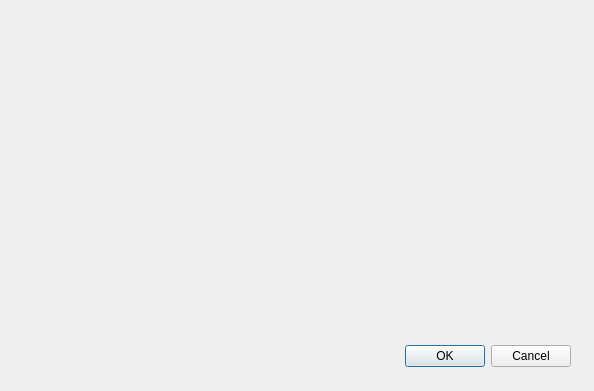
<?xml version="1.0" encoding="UTF-8"?>
<ui version="4.0">
 <class>FunctionOptionsDialogBase</class>
 <widget class="QDialog" name="FunctionOptionsDialogBase">
  <property name="geometry">
   <rect>
    <x>0</x>
    <y>0</y>
    <width>594</width>
    <height>391</height>
   </rect>
  </property>
  <property name="windowTitle">
   <string>Dialog</string>
  </property>
  <widget class="QDialogButtonBox" name="buttonBox">
   <property name="geometry">
    <rect>
     <x>30</x>
     <y>340</y>
     <width>541</width>
     <height>32</height>
    </rect>
   </property>
   <property name="orientation">
    <enum>Qt::Horizontal</enum>
   </property>
   <property name="standardButtons">
    <set>QDialogButtonBox::Cancel|QDialogButtonBox::Ok</set>
   </property>
  </widget>
  <widget class="QWidget" name="formLayoutWidget">
   <property name="geometry">
    <rect>
     <x>10</x>
     <y>80</y>
     <width>561</width>
     <height>231</height>
    </rect>
   </property>
   <layout class="QFormLayout" name="editableImpactFunctionsFormLayout">
    <property name="fieldGrowthPolicy">
     <enum>QFormLayout::AllNonFixedFieldsGrow</enum>
    </property>
   </layout>
  </widget>
  <widget class="QLabel" name="lblFunctionDescription">
   <property name="geometry">
    <rect>
     <x>10</x>
     <y>10</y>
     <width>561</width>
     <height>61</height>
    </rect>
   </property>
   <property name="text">
    <string/>
   </property>
   <property name="alignment">
    <set>Qt::AlignLeading|Qt::AlignLeft|Qt::AlignTop</set>
   </property>
   <property name="wordWrap">
    <bool>true</bool>
   </property>
  </widget>
  <widget class="QLabel" name="lblErrorMessage">
   <property name="geometry">
    <rect>
     <x>10</x>
     <y>336</y>
     <width>371</width>
     <height>41</height>
    </rect>
   </property>
   <property name="font">
    <font>
     <pointsize>8</pointsize>
    </font>
   </property>
   <property name="styleSheet">
    <string notr="true">color: rgb(255, 0, 0)</string>
   </property>
   <property name="text">
    <string/>
   </property>
   <property name="textFormat">
    <enum>Qt::RichText</enum>
   </property>
   <property name="wordWrap">
    <bool>true</bool>
   </property>
  </widget>
 </widget>
 <resources/>
 <connections>
  <connection>
   <sender>buttonBox</sender>
   <signal>accepted()</signal>
   <receiver>FunctionOptionsDialogBase</receiver>
   <slot>accept()</slot>
   <hints>
    <hint type="sourcelabel">
     <x>248</x>
     <y>254</y>
    </hint>
    <hint type="destinationlabel">
     <x>157</x>
     <y>274</y>
    </hint>
   </hints>
  </connection>
  <connection>
   <sender>buttonBox</sender>
   <signal>rejected()</signal>
   <receiver>FunctionOptionsDialogBase</receiver>
   <slot>reject()</slot>
   <hints>
    <hint type="sourcelabel">
     <x>316</x>
     <y>260</y>
    </hint>
    <hint type="destinationlabel">
     <x>286</x>
     <y>274</y>
    </hint>
   </hints>
  </connection>
 </connections>
</ui>
